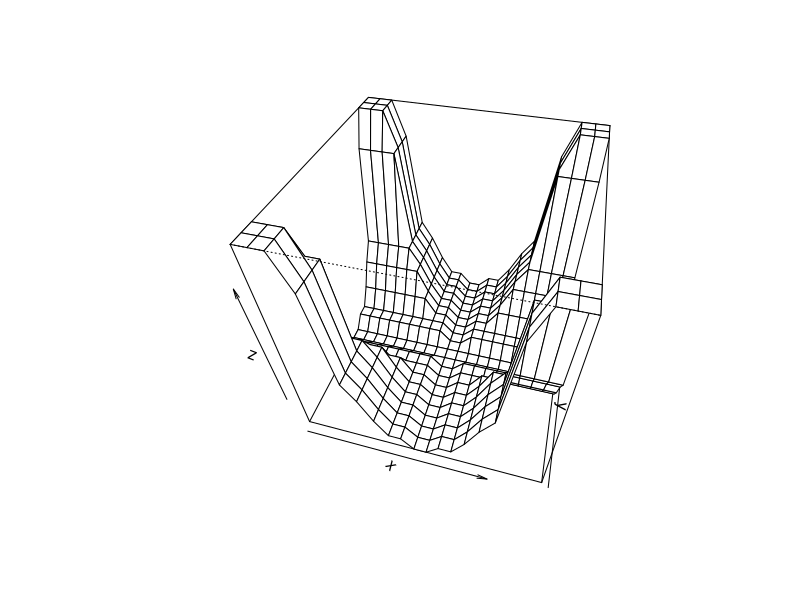

Write R code to recreate this figure.
z <- matrix(c(350,
350,
350,
300,
150,
120,
80,
50,
50,
30,
30,
50,
50,
80,
120,
150,
300,
350,
350,
350,
350,
350,
350,
300,
150,
120,
80,
50,
50,
30,
30,
50,
50,
80,
120,
150,
300,
350,
350,
350,
350,
350,
350,
300,
150,
120,
80,
50,
50,
30,
30,
50,
50,
80,
120,
150,
300,
350,
350,
350,
300,
300,
300,
300,
150,
120,
80,
50,
50,
30,
30,
50,
50,
80,
120,
150,
300,
300,
300,
300,
150,
150,
150,
150,
150,
120,
80,
50,
50,
30,
30,
50,
50,
80,
120,
150,
150,
150,
150,
150,
120,
120,
120,
120,
120,
120,
80,
50,
50,
30,
30,
50,
50,
80,
120,
120,
120,
120,
120,
120,
80,
80,
80,
80,
80,
80,
80,
50,
50,
30,
30,
50,
50,
80,
80,
80,
80,
80,
80,
80,
50,
50,
50,
50,
50,
50,
50,
50,
50,
30,
30,
50,
50,
50,
50,
50,
50,
50,
50,
50,
50,
50,
50,
50,
50,
50,
50,
50,
50,
30,
30,
50,
50,
50,
50,
50,
50,
50,
50,
50,
30,
30,
30,
30,
30,
30,
30,
30,
30,
30,
30,
30,
30,
30,
30,
30,
30,
30,
30,
30,
30,
30,
30,
30,
30,
30,
30,
30,
30,
30,
30,
30,
30,
30,
30,
30,
30,
30,
30,
30,
50,
50,
50,
50,
50,
50,
50,
50,
50,
30,
30,
50,
50,
50,
50,
50,
50,
50,
50,
50,
50,
50,
50,
50,
50,
50,
50,
50,
50,
30,
30,
50,
50,
50,
50,
50,
50,
50,
50,
50,
80,
80,
80,
80,
80,
80,
80,
50,
50,
30,
30,
50,
50,
80,
80,
80,
80,
80,
80,
80,
120,
120,
120,
120,
120,
120,
80,
50,
50,
30,
30,
50,
50,
80,
120,
120,
120,
120,
120,
120,
150,
150,
150,
150,
150,
120,
80,
50,
50,
30,
30,
50,
50,
80,
120,
150,
150,
150,
150,
150,
300,
300,
300,
300,
150,
120,
80,
50,
50,
30,
30,
50,
50,
80,
120,
150,
300,
300,
300,
300,
350,
350,
350,
300,
150,
120,
80,
50,
50,
30,
30,
50,
50,
80,
120,
150,
300,
350,
350,
350,
350,
350,
350,
300,
150,
120,
80,
50,
50,
30,
30,
50,
50,
80,
120,
150,
300,
350,
350,
350,
350,
350,
350,
300,
150,
120,
80,
50,
50,
30,
30,
50,
50,
80,
120,
150,
300,
350,
350,
350),nrow=20.0,ncol=20.0, byrow=TRUE,dimnames = NULL)
x <- seq(0,19.0,by=1)
y <- seq(0,19.0,by=1)
persp(x,y,z,theta=15,phi=45)
